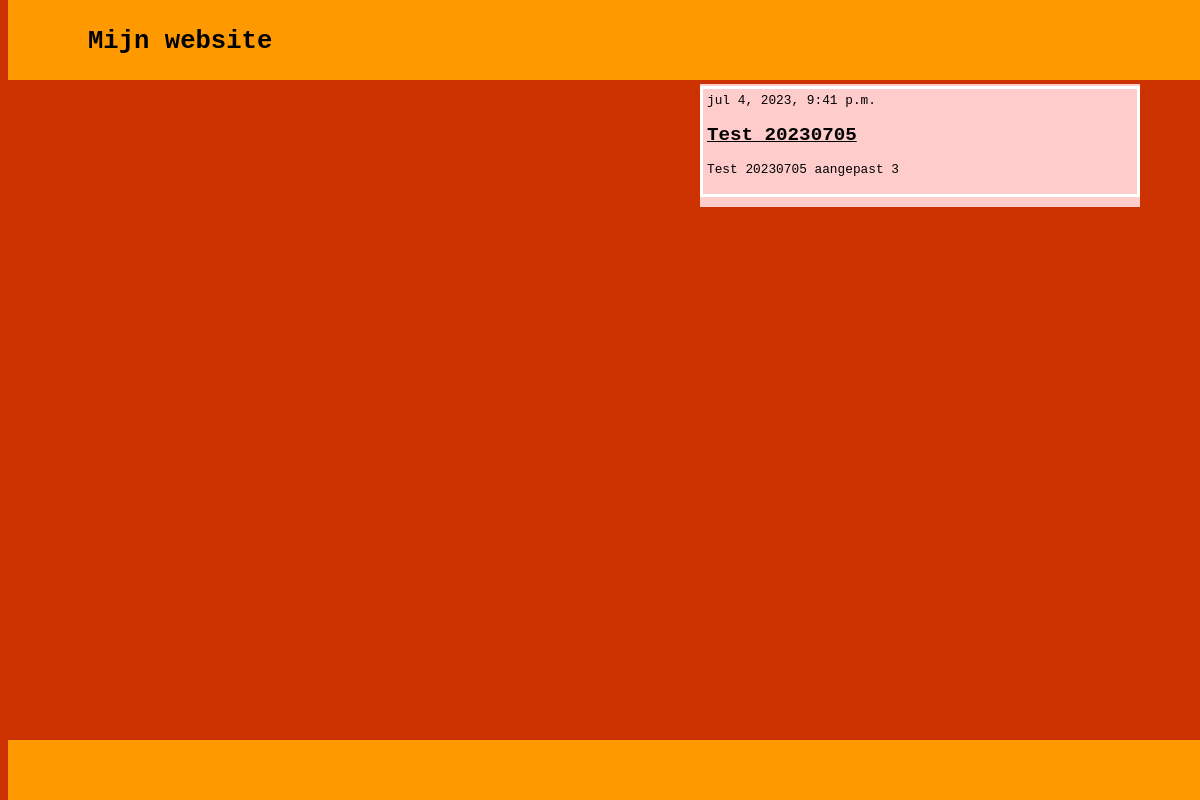
The app's page /, older data.
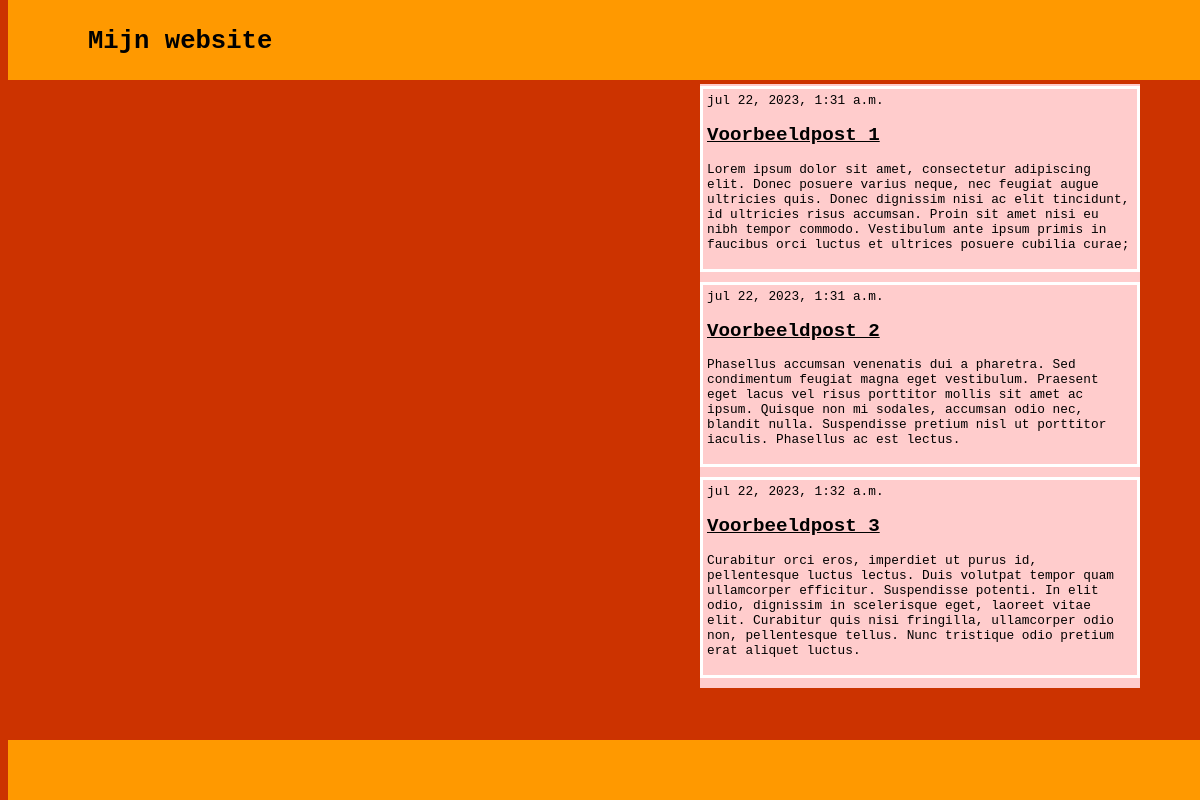
The same page, newer data.
### blog/models.py (models this page shows, shortened)
class Post(models.Model):
    author = models.ForeignKey(settings.AUTH_USER_MODEL, on_delete=models.CASCADE)
    title = models.CharField(max_length=200)
    text = models.TextField()
    created_date = models.DateTimeField(default=timezone.now)
    published_date = models.DateTimeField(blank=True, null=True)

### blog/views.py (the view)
# urls.py: path('', views.post_list, name='post_list'),
def post_list(request):
    posts = Post.objects.filter(published_date__lte=timezone.now()).order_by('published_date')
    return render(request, 'blog/post_list.html', {'posts': posts})

### blog/templates/blog/post_list.html (shortened to what this page needs)
{% load static %}
<!DOCTYPE html>
<html lang="en">
<head><meta charset="utf-8">
<link rel="stylesheet" href="{% static 'stijl.css' %}">
</head>
<body>
<div class="fixed-header">
<h1>Mijn website</h1>
</div>
<div class="div_art">{% block content %}
{% for post in posts %}
<article class="article">
<time class="date">
{{ post.published_date }}
</time>
<h2><a href="">{{ post.title }}
</a>
</h2>
<p>{{ post.text|linebreaksbr }}
</p>
</article>
{% endfor %}
{% endblock %}
</div>
 <div class="fixed-footer">
 </div>
</body>
</html>

Row changes from the older to the newer data that the page shows:
removed Post: published_date "jul 4, 2023, 9:41 p.m.", title "Test 20230705", text "Test 20230705 aangepast 3"
added Post: published_date "jul 22, 2023, 1:31 a.m.", title "Voorbeeldpost 1", text "Lorem ipsum dolor sit amet, consectetur adipiscing elit. Donec posuere varius neque, nec feugiat augue ultricies quis. Donec dignissim nisi ac elit tincidunt, id ultricies risus accumsan. Proin sit amet nisi eu nibh tempor commodo. Vestibulum ante ipsum primis in faucibus orci luctus et ultrices posuere cubilia curae;"
now on this page (row edited): Post: published_date "jul 22, 2023, 1:31 a.m.", title "Voorbeeldpost 2", text "Phasellus accumsan venenatis dui a pharetra. Sed condimentum feugiat magna eget vestibulum. Praesent eget lacus vel risus porttitor mollis sit amet ac ipsum. Quisque non mi sodales, accumsan odio nec, blandit nulla. Suspendisse pretium nisl ut porttitor iaculis. Phasellus ac est lectus."
now on this page (row edited): Post: published_date "jul 22, 2023, 1:32 a.m.", title "Voorbeeldpost 3", text "Curabitur orci eros, imperdiet ut purus id, pellentesque luctus lectus. Duis volutpat tempor quam ullamcorper efficitur. Suspendisse potenti. In elit odio, dignissim in scelerisque eget, laoreet vitae elit. Curabitur quis nisi fringilla, ullamcorper odio non, pellentesque tellus. Nunc tristique odio pretium erat aliquet luctus."
